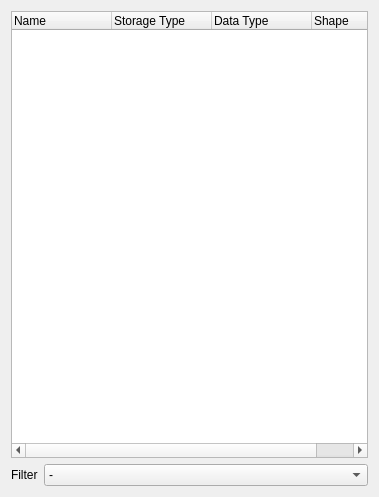
<?xml version="1.0" encoding="UTF-8"?>
<ui version="4.0">
 <class>RawTreeView</class>
 <widget class="QWidget" name="RawTreeView">
  <property name="geometry">
   <rect>
    <x>0</x>
    <y>0</y>
    <width>379</width>
    <height>497</height>
   </rect>
  </property>
  <property name="windowTitle">
   <string>Form</string>
  </property>
  <layout class="QGridLayout" name="gridLayout">
   <item row="0" column="0">
    <widget class="QTreeWidget" name="treeWidget">
     <property name="autoExpandDelay">
      <number>1</number>
     </property>
     <property name="itemsExpandable">
      <bool>true</bool>
     </property>
     <property name="sortingEnabled">
      <bool>false</bool>
     </property>
     <property name="animated">
      <bool>true</bool>
     </property>
     <column>
      <property name="text">
       <string>Name</string>
      </property>
     </column>
     <column>
      <property name="text">
       <string>Storage Type</string>
      </property>
     </column>
     <column>
      <property name="text">
       <string>Data Type</string>
      </property>
     </column>
     <column>
      <property name="text">
       <string>Shape</string>
      </property>
     </column>
    </widget>
   </item>
   <item row="1" column="0">
    <layout class="QHBoxLayout" name="horizontalLayout">
     <item>
      <widget class="QLabel" name="label">
       <property name="sizePolicy">
        <sizepolicy hsizetype="Maximum" vsizetype="Preferred">
         <horstretch>0</horstretch>
         <verstretch>0</verstretch>
        </sizepolicy>
       </property>
       <property name="text">
        <string>Filter</string>
       </property>
      </widget>
     </item>
     <item>
      <widget class="QComboBox" name="comboBox">
       <item>
        <property name="text">
         <string>-</string>
        </property>
       </item>
       <item>
        <property name="text">
         <string>Data</string>
        </property>
       </item>
       <item>
        <property name="text">
         <string>Metadata</string>
        </property>
       </item>
       <item>
        <property name="text">
         <string>Data Array</string>
        </property>
       </item>
       <item>
        <property name="text">
         <string>Tags</string>
        </property>
       </item>
      </widget>
     </item>
    </layout>
   </item>
  </layout>
 </widget>
 <resources/>
 <connections/>
</ui>
